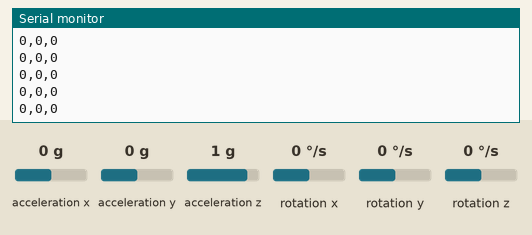
The sketch below on a simulated Arduino Uno, built with avr-gcc and run on an emulated ATmega328P. Parts: the last lines printed to the serial monitor. The test bench sets the inputs (shaded band); at power-on: acceleration x 0 g, acceleration y 0 g, acceleration z 1 g, rotation z 0 °/s, rotation x 0 °/s, rotation y 0 °/s.

Above: at 3.2 s.
3.3 s: acceleration x set to -1.4 g
At 3.44 s:
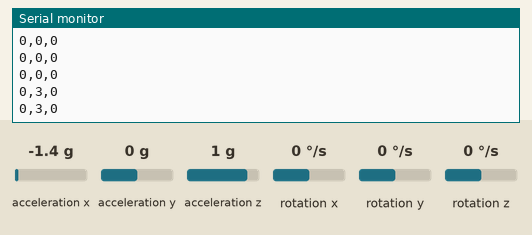
4.8 s: acceleration y set to -1.4 g
At 4.87 s:
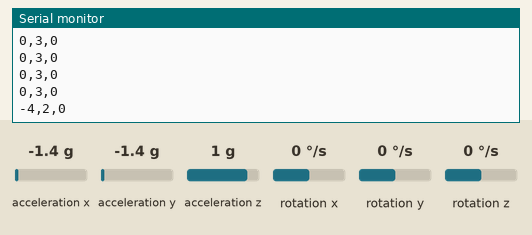
6.3 s: acceleration z set to -0.8 g
At 6.3 s:
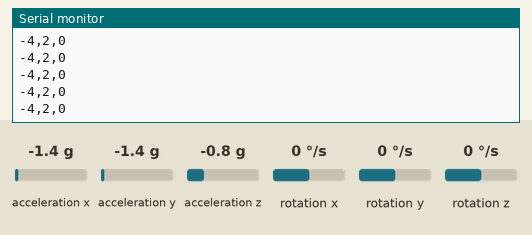
7.8 s: rotation z set to -192 °/s
At 7.83 s:
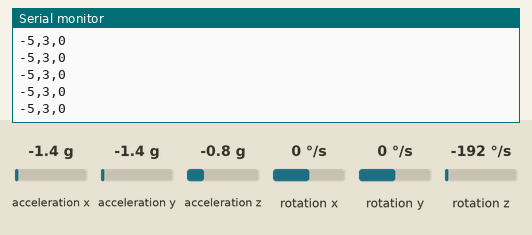
Timing chart, 0 to 10.3 s (numbered marks = the images above; inputs shaded):
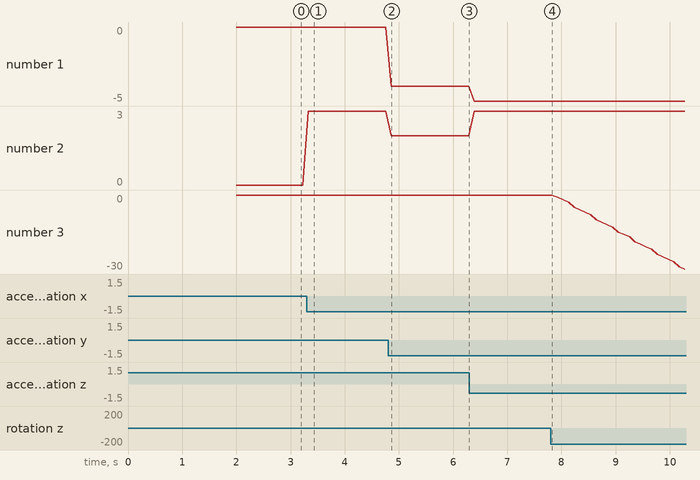

The sketch:

ArduinoCode.ino
```cpp
// (licence header left out)
// Contributed By Mohit Gupta.
#include "Wire.h"
#include <MPU6050_light.h>

MPU6050 mpu(Wire);
unsigned long timer = 0;

void setup() {
  Serial.begin(9600);
  Wire.begin();

  byte status = mpu.begin();
  //Serial.print(F("MPU6050 status: "));
  //Serial.println(status);
  while(status!=0){ } // stop everything if could not connect to MPU6050

  //Serial.println(F("Calculating offsets, do not move MPU6050"));
  delay(1000);
  // mpu.upsideDownMounting = true; // uncomment this line if the MPU6050 is mounted upside-down
  mpu.calcOffsets(); // gyro and accelero
  //Serial.println("Done!\n");
}
// speedx = 0;
void loop() {
  mpu.update();

  if((millis()-timer)>100){ // print data every 10ms
    //speedx = analogRead(A0);
	//Serial.print("X : ");

	Serial.print(map(mpu.getAngleX(), -10,5,-1,1));
  Serial.print(",");
	//Serial.print("\tY : ");
	Serial.print(map(mpu.getAngleY(), -20,10,-1,1));

  Serial.print(",");
	//Serial.print("\tZ : ");
	Serial.println(map(mpu.getAngleZ(), -20,10,-1,1));

  //Serial.print(",");
//  Serial.print(mpu.getAngleX());
//  Serial.print(",");
//  Serial.print(mpu.getAngleY());
//  Serial.print(",");
//  Serial.print(mpu.getAngleZ());
//  Serial.print(",");
  //Serial.println(map(speedx,0,533,-10,10));
	timer = millis();
  }
}
```

Measured:
- after the input at 3.3 s, the serial monitor: prints a new line at once (image 1)
- after the input at 4.8 s, the serial monitor: prints a new line after 0.06 s (image 2)
- plotted number 1: 0 → -4 after the input at 4.8 s, -4 → -5 after the input at 6.3 s
- plotted number 2: 0 → 3 after the input at 3.3 s, 3 → 2 after the input at 4.8 s
- plotted number 3: 0 → -30 after the input at 7.8 s
